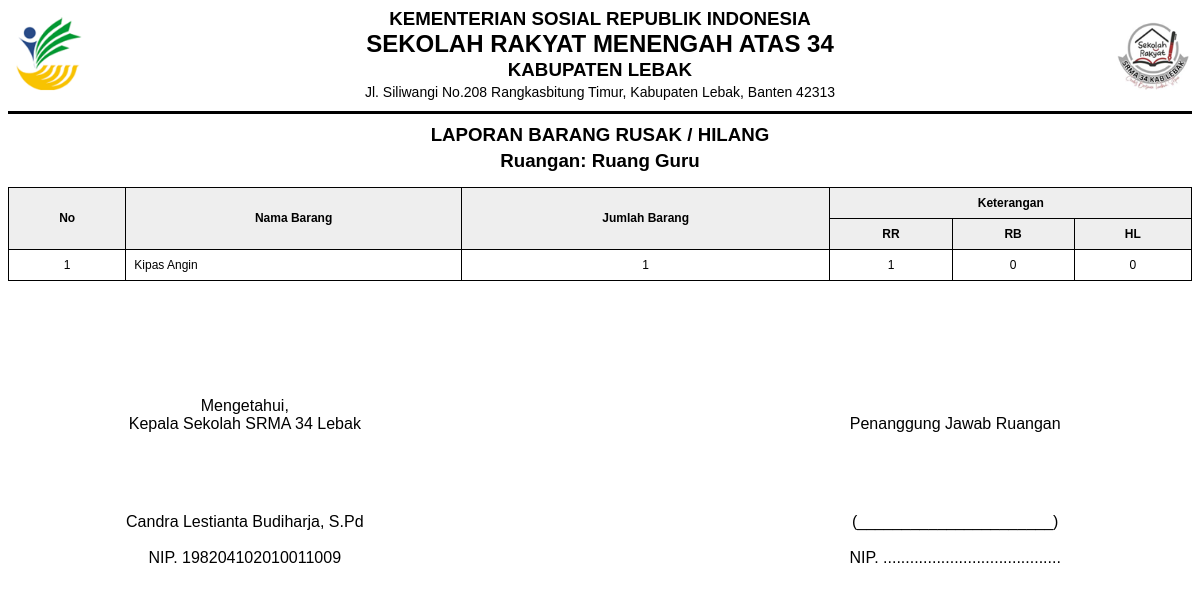
Page /pemeriksaan/cetak/1 (signed in) on the committed database.
### tables this page shows
CREATE TABLE ruang (
    id INTEGER PRIMARY KEY AUTOINCREMENT,
    nama_ruang TEXT NOT NULL
);

CREATE TABLE aset (
    id INTEGER PRIMARY KEY AUTOINCREMENT,
    barang_id INTEGER,
    ruang_id INTEGER,
    jumlah INTEGER,
    FOREIGN KEY (barang_id) REFERENCES barang(id),
    FOREIGN KEY (ruang_id) REFERENCES ruang(id)
);

CREATE TABLE "barang" (
	"id"	INTEGER,
	"nama_barang"	TEXT NOT NULL,
	"jumlah_barang"	INTEGER,
	"tipe"	TEXT,
	"merk"	TEXT,
	"tahun_perolehan"	INTEGER,
	"nilai"	INTEGER, ruang_id INTEGER, kode_barang TEXT, tanggal_input DATETIME, tanggal_update DATETIME,
	PRIMARY KEY("id" AUTOINCREMENT)
);

### app.py (the view)
@app.route('/pemeriksaan/cetak/<int:ruang_id>')
def cetak_pemeriksaan(ruang_id):
    if not is_admin():
        flash("Akses ditolak!", "error")
        return redirect(url_for('periksa'))
    conn = get_db()
    data = conn.execute("""
        SELECT
            barang.nama_barang,
            aset.jumlah,
            COALESCE(pf.rr,0) as rr,
            COALESCE(pf.rb,0) as rb,
            COALESCE(pf.hl,0) as hl
        FROM aset
        JOIN barang ON aset.barang_id = barang.id
        LEFT JOIN pemeriksaan_fisik pf
            ON barang.id = pf.barang_id
        WHERE aset.ruang_id = ?
        AND (pf.rr > 0 OR pf.rb > 0 OR pf.hl > 0)
    """, (ruang_id,)).fetchall()
    ruang = conn.execute(
        "SELECT nama_ruang FROM ruang WHERE id=?",
        (ruang_id,)
    ).fetchone()
    conn.close()
    return render_template(
        "cetak_pemeriksaan.html",
        data=data,
        ruang=ruang["nama_ruang"]
    )

### app.py (called while the page is built)
def is_admin():
    return session.get('role') == 'admin'

def get_db():
    conn = sqlite3.connect("aset.db", timeout=10)
    conn.row_factory = sqlite3.Row
    return conn

@app.before_request
def session_timeout():
    if session.get('role') == 'admin':
        now = datetime.now()
        last_activity = session.get('last_activity')
        if last_activity:
            last_activity = datetime.strptime(last_activity, "%Y-%m-%d %H:%M:%S")
            if now - last_activity > timedelta(minutes=5):
                session.clear()
                return redirect(url_for('login'))
        session['last_activity'] = now.strftime("%Y-%m-%d %H:%M:%S")

### templates/cetak_pemeriksaan.html (shortened to what this page needs)
<!DOCTYPE html>
<html>
<head>
</head>
<body>
<div class="kop-wrapper">
<img src="{{ url_for('static', filename='logo/logo_kemensos.png') }}"
class="kop-logo">
<div class="kop-text">
<h3>KEMENTERIAN SOSIAL REPUBLIK INDONESIA</h3>
<h2>SEKOLAH RAKYAT MENENGAH ATAS 34</h2>
<h3>KABUPATEN LEBAK</h3>
<p>
Jl. Siliwangi No.208 Rangkasbitung Timur,
Kabupaten Lebak, Banten 42313
</p>
</div>
<img src="{{ url_for('static', filename='logo/logo_sekolah.png') }}"
class="kop-logo">
</div>
<div class="line"></div>
<h3>LAPORAN BARANG RUSAK / HILANG</h3>
<h3>Ruangan: {{ ruang }}</h3>
<table>
<tr>
    <th rowspan="2">No</th>
    <th rowspan="2">Nama Barang</th>
    <th rowspan="2">Jumlah Barang</th>
    <th colspan="4">Keterangan</th>
</tr>
<tr>
    <th>RR</th>
    <th>RB</th>
    <th>HL</th>
</tr>
{% for d in data %}
<tr>
    <td>{{ loop.index }}</td>
    <td style="text-align:left">{{ d.nama_barang }}</td>
    <td>{{ d.jumlah }}</td>
    <td>{{ d.rr }}</td>
    <td>{{ d.rb }}</td>
    <td>{{ d.hl }}</td>
</tr>
{% endfor %}
</table>
<br><br>
<div class="ttd-area">
    <div class="ttd-box">
        Mengetahui,<br>
        Kepala Sekolah SRMA 34 Lebak
            <div class="ttd-nama">Candra Lestianta Budiharja, S.Pd
            <br><br>
            NIP. 198204102010011009
        </div>
    </div>
    <div class="ttd-box"><br>Penanggung Jawab Ruangan
        <div class="ttd-nama">(______________________)
            <br><br>
            NIP. ........................................
        </div>
    </div>
</div>
</body>
</html>

### templates/cetak_pemeriksaan.html (style rules this page uses)
body { font-family: Arial; }
h2, h3 { text-align:center; margin:4px; }
table { width:100%; border-collapse:collapse; margin-top:15px; }
th,td { border:1px solid #000; padding:8px; font-size:12px; text-align:center; }
th { background:#eee; }
.kop-logo { width:90px; }
.kop-text { text-align:center; flex:1; }
.kop-text h2, .kop-text h3, .kop-text p { margin:2px; }
.kop-wrapper { display:flex; align-items:center; justify-content:space-between; margin-bottom:5px; }
.kop-logo { width:80px; height:auto; }
.kop-text { flex:1; text-align:center; line-height:1.2; }
.kop-text h2, .kop-text h3 { margin:0; }
.kop-text p { margin:2px 0 0 0; font-size:14px; }
.line { border-top:3px solid black; margin:10px 0; }
.ttd-area { width:100%; margin-top:80px; display:flex; justify-content:space-between; }
.ttd-box { width:40%; text-align:center; }
.ttd-nama { margin-top:80px; }

### rows in the picture
ruang: nama_ruang "Ruang Guru"
aset: nama_barang "Kipas Angin", jumlah "1", rr "1", rb "0", hl "0"
